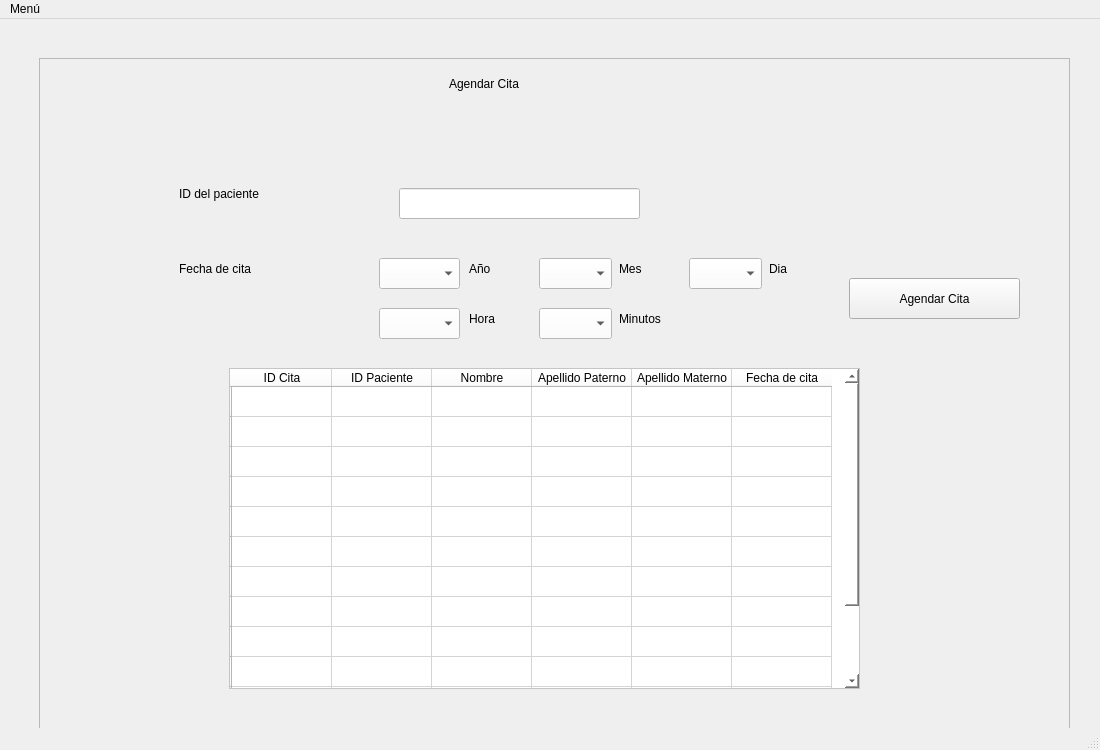
<?xml version="1.0" encoding="UTF-8"?>
<ui version="4.0">
 <class>AddCita</class>
 <widget class="QMainWindow" name="AddCita">
  <property name="geometry">
   <rect>
    <x>0</x>
    <y>0</y>
    <width>1100</width>
    <height>750</height>
   </rect>
  </property>
  <property name="minimumSize">
   <size>
    <width>1100</width>
    <height>700</height>
   </size>
  </property>
  <property name="maximumSize">
   <size>
    <width>1150</width>
    <height>750</height>
   </size>
  </property>
  <property name="windowTitle">
   <string>Agendar cita</string>
  </property>
  <property name="styleSheet">
   <string notr="true"/>
  </property>
  <widget class="QWidget" name="centralwidget">
   <widget class="QFrame" name="frame">
    <property name="geometry">
     <rect>
      <x>39</x>
      <y>39</y>
      <width>1031</width>
      <height>791</height>
     </rect>
    </property>
    <property name="frameShape">
     <enum>QFrame::StyledPanel</enum>
    </property>
    <property name="frameShadow">
     <enum>QFrame::Raised</enum>
    </property>
    <widget class="QLabel" name="label">
     <property name="geometry">
      <rect>
       <x>410</x>
       <y>10</y>
       <width>161</width>
       <height>31</height>
      </rect>
     </property>
     <property name="text">
      <string>Agendar Cita</string>
     </property>
    </widget>
    <widget class="QLabel" name="label_2">
     <property name="geometry">
      <rect>
       <x>140</x>
       <y>120</y>
       <width>191</width>
       <height>31</height>
      </rect>
     </property>
     <property name="text">
      <string>ID del paciente</string>
     </property>
    </widget>
    <widget class="QLineEdit" name="inputIdPaciente">
     <property name="geometry">
      <rect>
       <x>360</x>
       <y>130</y>
       <width>241</width>
       <height>31</height>
      </rect>
     </property>
     <property name="styleSheet">
      <string notr="true">background-color: rgb(255, 255, 255);</string>
     </property>
    </widget>
    <widget class="QLabel" name="label_3">
     <property name="geometry">
      <rect>
       <x>140</x>
       <y>200</y>
       <width>171</width>
       <height>21</height>
      </rect>
     </property>
     <property name="text">
      <string>Fecha de cita</string>
     </property>
    </widget>
    <widget class="QComboBox" name="inputA">
     <property name="geometry">
      <rect>
       <x>340</x>
       <y>200</y>
       <width>81</width>
       <height>31</height>
      </rect>
     </property>
     <property name="styleSheet">
      <string notr="true">color: rgb(0, 0, 0);
background-color: rgb(255, 255, 255);</string>
     </property>
     <item>
      <property name="text">
       <string/>
      </property>
     </item>
     <item>
      <property name="text">
       <string>2021</string>
      </property>
     </item>
     <item>
      <property name="text">
       <string>2022</string>
      </property>
     </item>
     <item>
      <property name="text">
       <string>2023</string>
      </property>
     </item>
     <item>
      <property name="text">
       <string>2024</string>
      </property>
     </item>
     <item>
      <property name="text">
       <string>2025</string>
      </property>
     </item>
     <item>
      <property name="text">
       <string>2026</string>
      </property>
     </item>
     <item>
      <property name="text">
       <string>2027</string>
      </property>
     </item>
     <item>
      <property name="text">
       <string>2028</string>
      </property>
     </item>
     <item>
      <property name="text">
       <string>2029</string>
      </property>
     </item>
     <item>
      <property name="text">
       <string>2030</string>
      </property>
     </item>
    </widget>
    <widget class="QLabel" name="label_4">
     <property name="geometry">
      <rect>
       <x>430</x>
       <y>200</y>
       <width>55</width>
       <height>21</height>
      </rect>
     </property>
     <property name="text">
      <string>Año</string>
     </property>
    </widget>
    <widget class="QComboBox" name="inputM">
     <property name="geometry">
      <rect>
       <x>500</x>
       <y>200</y>
       <width>73</width>
       <height>31</height>
      </rect>
     </property>
     <property name="styleSheet">
      <string notr="true">color: rgb(0, 0, 0);
background-color: rgb(255, 255, 255);</string>
     </property>
     <item>
      <property name="text">
       <string/>
      </property>
     </item>
     <item>
      <property name="text">
       <string>-01-</string>
      </property>
     </item>
     <item>
      <property name="text">
       <string>-02-</string>
      </property>
     </item>
     <item>
      <property name="text">
       <string>-03-</string>
      </property>
     </item>
     <item>
      <property name="text">
       <string>-04-</string>
      </property>
     </item>
     <item>
      <property name="text">
       <string>-05-</string>
      </property>
     </item>
     <item>
      <property name="text">
       <string>-06-</string>
      </property>
     </item>
     <item>
      <property name="text">
       <string>-07-</string>
      </property>
     </item>
     <item>
      <property name="text">
       <string>-08-</string>
      </property>
     </item>
     <item>
      <property name="text">
       <string>-09-</string>
      </property>
     </item>
     <item>
      <property name="text">
       <string>-10-</string>
      </property>
     </item>
     <item>
      <property name="text">
       <string>-11-</string>
      </property>
     </item>
     <item>
      <property name="text">
       <string>-12-</string>
      </property>
     </item>
    </widget>
    <widget class="QLabel" name="label_5">
     <property name="geometry">
      <rect>
       <x>580</x>
       <y>200</y>
       <width>55</width>
       <height>21</height>
      </rect>
     </property>
     <property name="text">
      <string>Mes</string>
     </property>
    </widget>
    <widget class="QComboBox" name="inputD">
     <property name="geometry">
      <rect>
       <x>650</x>
       <y>200</y>
       <width>73</width>
       <height>31</height>
      </rect>
     </property>
     <property name="styleSheet">
      <string notr="true">color: rgb(0, 0, 0);
background-color: rgb(255, 255, 255);</string>
     </property>
     <item>
      <property name="text">
       <string/>
      </property>
     </item>
     <item>
      <property name="text">
       <string>01</string>
      </property>
     </item>
     <item>
      <property name="text">
       <string>02</string>
      </property>
     </item>
     <item>
      <property name="text">
       <string>03</string>
      </property>
     </item>
     <item>
      <property name="text">
       <string>04</string>
      </property>
     </item>
     <item>
      <property name="text">
       <string>05</string>
      </property>
     </item>
     <item>
      <property name="text">
       <string>06</string>
      </property>
     </item>
     <item>
      <property name="text">
       <string>07</string>
      </property>
     </item>
     <item>
      <property name="text">
       <string>08</string>
      </property>
     </item>
     <item>
      <property name="text">
       <string>09</string>
      </property>
     </item>
     <item>
      <property name="text">
       <string>10</string>
      </property>
     </item>
     <item>
      <property name="text">
       <string>11</string>
      </property>
     </item>
     <item>
      <property name="text">
       <string>12</string>
      </property>
     </item>
     <item>
      <property name="text">
       <string>13</string>
      </property>
     </item>
     <item>
      <property name="text">
       <string>14</string>
      </property>
     </item>
     <item>
      <property name="text">
       <string>15</string>
      </property>
     </item>
     <item>
      <property name="text">
       <string>16</string>
      </property>
     </item>
     <item>
      <property name="text">
       <string>17</string>
      </property>
     </item>
     <item>
      <property name="text">
       <string>18</string>
      </property>
     </item>
     <item>
      <property name="text">
       <string>19</string>
      </property>
     </item>
     <item>
      <property name="text">
       <string>20</string>
      </property>
     </item>
     <item>
      <property name="text">
       <string>21</string>
      </property>
     </item>
     <item>
      <property name="text">
       <string>22</string>
      </property>
     </item>
     <item>
      <property name="text">
       <string>23</string>
      </property>
     </item>
     <item>
      <property name="text">
       <string>24</string>
      </property>
     </item>
     <item>
      <property name="text">
       <string>25</string>
      </property>
     </item>
     <item>
      <property name="text">
       <string>26</string>
      </property>
     </item>
     <item>
      <property name="text">
       <string>27</string>
      </property>
     </item>
     <item>
      <property name="text">
       <string>28</string>
      </property>
     </item>
     <item>
      <property name="text">
       <string>29</string>
      </property>
     </item>
     <item>
      <property name="text">
       <string>30</string>
      </property>
     </item>
     <item>
      <property name="text">
       <string>31</string>
      </property>
     </item>
    </widget>
    <widget class="QLabel" name="label_6">
     <property name="geometry">
      <rect>
       <x>730</x>
       <y>200</y>
       <width>55</width>
       <height>21</height>
      </rect>
     </property>
     <property name="text">
      <string>Dia</string>
     </property>
    </widget>
    <widget class="QComboBox" name="inputH">
     <property name="geometry">
      <rect>
       <x>340</x>
       <y>250</y>
       <width>81</width>
       <height>31</height>
      </rect>
     </property>
     <property name="styleSheet">
      <string notr="true">color: rgb(0, 0, 0);
background-color: rgb(255, 255, 255);</string>
     </property>
     <item>
      <property name="text">
       <string/>
      </property>
     </item>
     <item>
      <property name="text">
       <string> 00</string>
      </property>
     </item>
     <item>
      <property name="text">
       <string> 01</string>
      </property>
     </item>
     <item>
      <property name="text">
       <string> 02</string>
      </property>
     </item>
     <item>
      <property name="text">
       <string> 03</string>
      </property>
     </item>
     <item>
      <property name="text">
       <string> 04</string>
      </property>
     </item>
     <item>
      <property name="text">
       <string> 05</string>
      </property>
     </item>
     <item>
      <property name="text">
       <string> 06</string>
      </property>
     </item>
     <item>
      <property name="text">
       <string> 07</string>
      </property>
     </item>
     <item>
      <property name="text">
       <string> 08</string>
      </property>
     </item>
     <item>
      <property name="text">
       <string> 09</string>
      </property>
     </item>
     <item>
      <property name="text">
       <string> 10</string>
      </property>
     </item>
     <item>
      <property name="text">
       <string> 11</string>
      </property>
     </item>
     <item>
      <property name="text">
       <string> 12</string>
      </property>
     </item>
     <item>
      <property name="text">
       <string> 13</string>
      </property>
     </item>
     <item>
      <property name="text">
       <string> 14</string>
      </property>
     </item>
     <item>
      <property name="text">
       <string> 15</string>
      </property>
     </item>
     <item>
      <property name="text">
       <string> 16</string>
      </property>
     </item>
     <item>
      <property name="text">
       <string> 17</string>
      </property>
     </item>
     <item>
      <property name="text">
       <string> 18</string>
      </property>
     </item>
     <item>
      <property name="text">
       <string> 19</string>
      </property>
     </item>
     <item>
      <property name="text">
       <string> 20</string>
      </property>
     </item>
     <item>
      <property name="text">
       <string> 21</string>
      </property>
     </item>
     <item>
      <property name="text">
       <string> 22</string>
      </property>
     </item>
     <item>
      <property name="text">
       <string> 23</string>
      </property>
     </item>
    </widget>
    <widget class="QLabel" name="label_7">
     <property name="geometry">
      <rect>
       <x>430</x>
       <y>250</y>
       <width>55</width>
       <height>21</height>
      </rect>
     </property>
     <property name="text">
      <string>Hora</string>
     </property>
    </widget>
    <widget class="QComboBox" name="inputMin">
     <property name="geometry">
      <rect>
       <x>500</x>
       <y>250</y>
       <width>73</width>
       <height>31</height>
      </rect>
     </property>
     <property name="styleSheet">
      <string notr="true">background-color: rgb(255, 255, 255);
color: rgb(0, 0, 0);</string>
     </property>
     <item>
      <property name="text">
       <string/>
      </property>
     </item>
     <item>
      <property name="text">
       <string>:00</string>
      </property>
     </item>
     <item>
      <property name="text">
       <string>:15</string>
      </property>
     </item>
     <item>
      <property name="text">
       <string>:30</string>
      </property>
     </item>
     <item>
      <property name="text">
       <string>:45</string>
      </property>
     </item>
    </widget>
    <widget class="QLabel" name="label_8">
     <property name="geometry">
      <rect>
       <x>580</x>
       <y>250</y>
       <width>91</width>
       <height>21</height>
      </rect>
     </property>
     <property name="text">
      <string>Minutos</string>
     </property>
    </widget>
    <widget class="QPushButton" name="agendarCita">
     <property name="geometry">
      <rect>
       <x>810</x>
       <y>220</y>
       <width>171</width>
       <height>41</height>
      </rect>
     </property>
     <property name="text">
      <string>Agendar Cita</string>
     </property>
    </widget>
    <widget class="QTableWidget" name="tablaCitas">
     <property name="geometry">
      <rect>
       <x>190</x>
       <y>310</y>
       <width>631</width>
       <height>321</height>
      </rect>
     </property>
     <property name="styleSheet">
      <string notr="true">
*{
background-color: rgb(255, 255, 255);
color: rgb(0, 0, 0);
	font: 9pt &quot;MS Shell Dlg 2&quot;;
}</string>
     </property>
     <row>
      <property name="text">
       <string/>
      </property>
     </row>
     <row>
      <property name="text">
       <string/>
      </property>
     </row>
     <row>
      <property name="text">
       <string/>
      </property>
     </row>
     <row>
      <property name="text">
       <string/>
      </property>
     </row>
     <row>
      <property name="text">
       <string/>
      </property>
     </row>
     <row>
      <property name="text">
       <string/>
      </property>
     </row>
     <row>
      <property name="text">
       <string/>
      </property>
     </row>
     <row>
      <property name="text">
       <string/>
      </property>
     </row>
     <row>
      <property name="text">
       <string/>
      </property>
     </row>
     <row>
      <property name="text">
       <string/>
      </property>
     </row>
     <row>
      <property name="text">
       <string/>
      </property>
     </row>
     <row>
      <property name="text">
       <string/>
      </property>
     </row>
     <row>
      <property name="text">
       <string/>
      </property>
     </row>
     <column>
      <property name="text">
       <string>ID Cita</string>
      </property>
     </column>
     <column>
      <property name="text">
       <string>ID Paciente</string>
      </property>
     </column>
     <column>
      <property name="text">
       <string>Nombre</string>
      </property>
     </column>
     <column>
      <property name="text">
       <string>Apellido Paterno</string>
      </property>
     </column>
     <column>
      <property name="text">
       <string>Apellido Materno</string>
      </property>
     </column>
     <column>
      <property name="text">
       <string>Fecha de cita</string>
      </property>
     </column>
    </widget>
   </widget>
  </widget>
  <widget class="QMenuBar" name="menubar">
   <property name="geometry">
    <rect>
     <x>0</x>
     <y>0</y>
     <width>1100</width>
     <height>21</height>
    </rect>
   </property>
   <widget class="QMenu" name="menuMenu">
    <property name="title">
     <string>Menú</string>
    </property>
    <addaction name="separator"/>
    <addaction name="actionRegresar"/>
   </widget>
   <addaction name="menuMenu"/>
  </widget>
  <widget class="QStatusBar" name="statusbar"/>
  <action name="actionRegresar">
   <property name="text">
    <string>Regresar</string>
   </property>
  </action>
 </widget>
 <resources>
  <include location="../Imagenes/Imagen.qrc"/>
 </resources>
 <connections/>
</ui>
